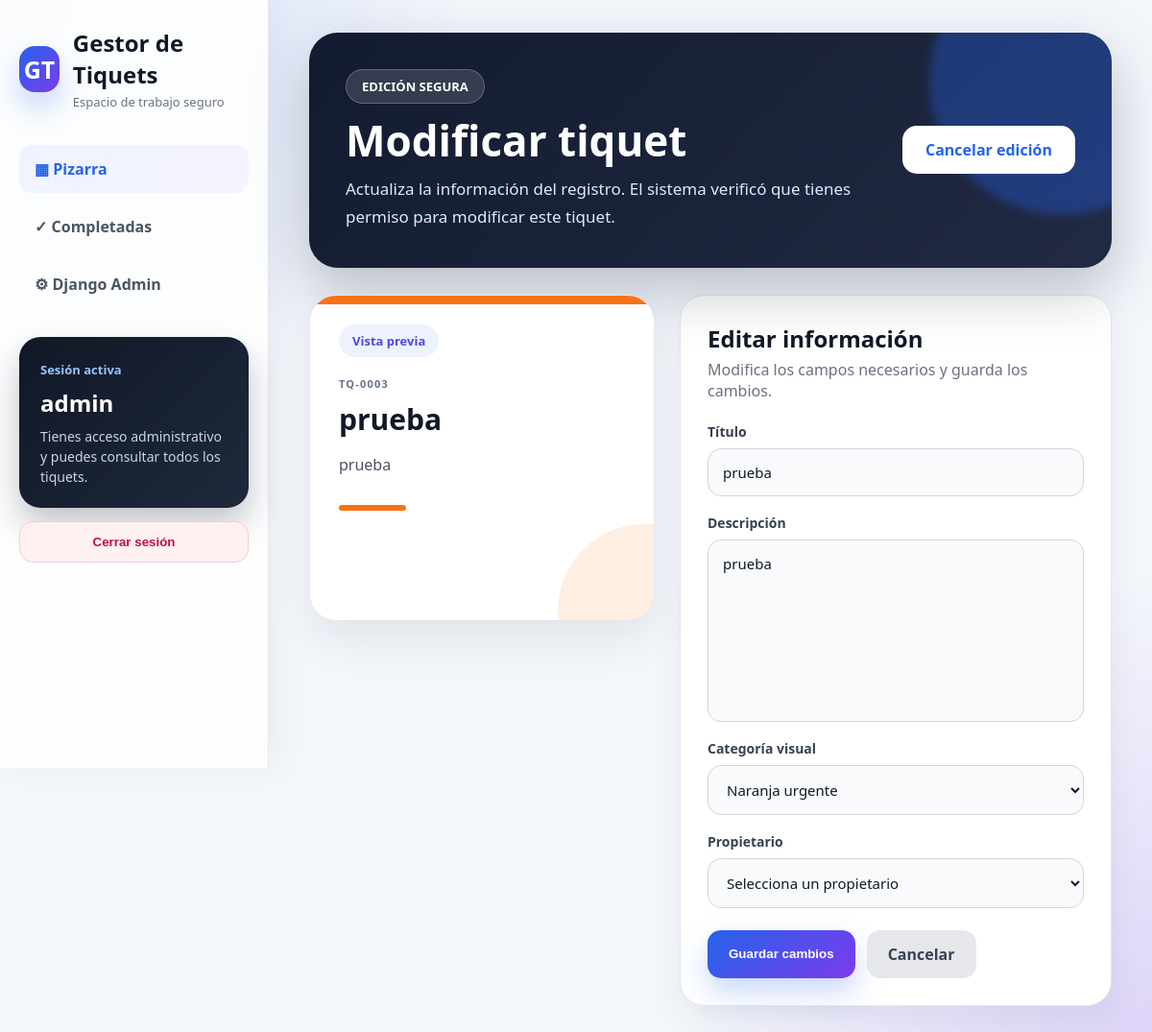
The app's page /tareas/3/editar/ (signed in), older data.
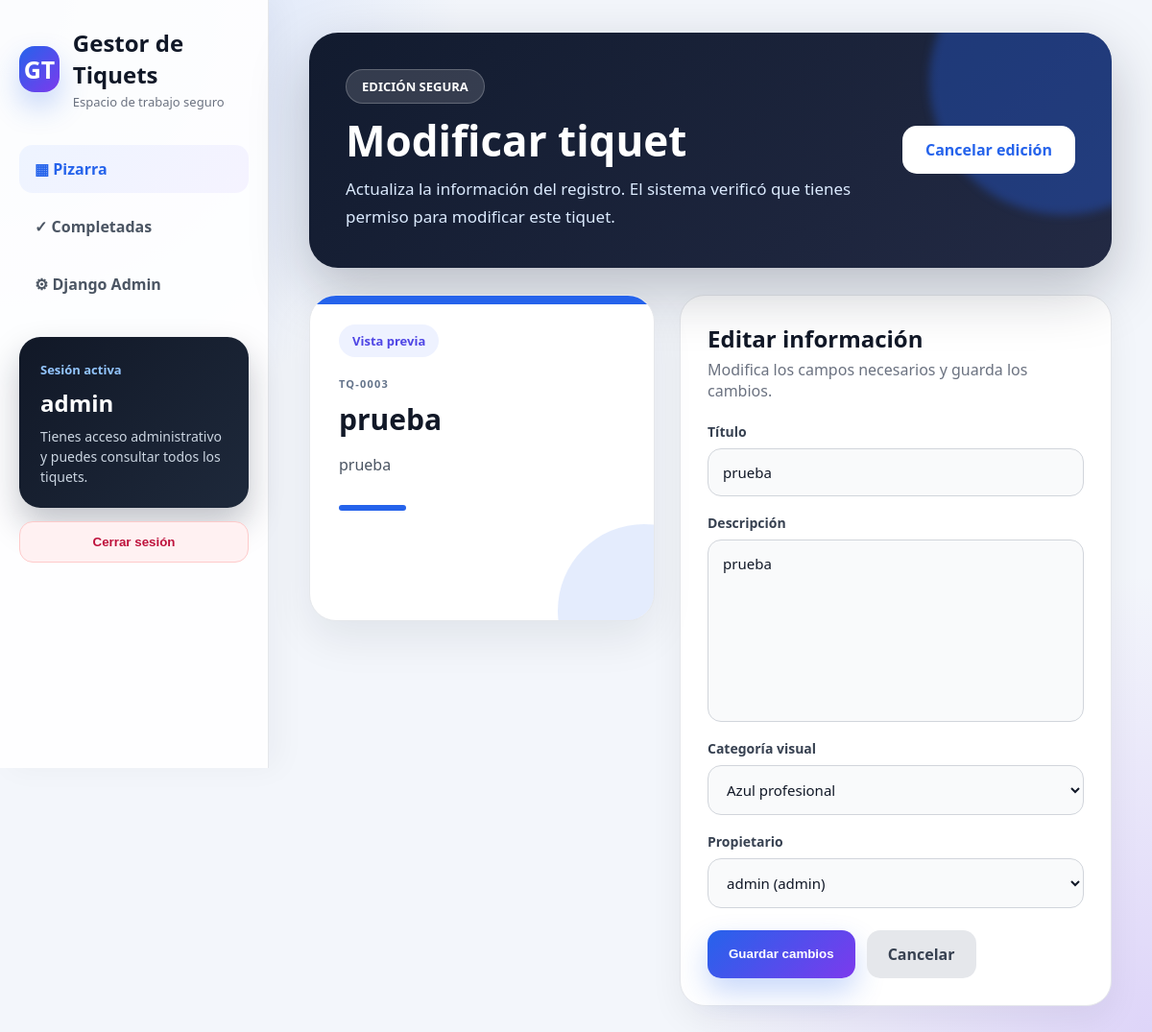
The same page, newer data.
### tareas/models.py (models this page shows, shortened)
class PostIt(models.Model):
    COLORES_CHOICES = [
        ("#2563eb", "Azul profesional"),
        ("#7c3aed", "Morado creativo"),
        ("#059669", "Verde progreso"),
        ("#f97316", "Naranja urgente"),
        ("#e11d48", "Rojo importante"),
    ]
    titulo = models.CharField(max_length=100)
    contenido = models.TextField(blank=True)
    color = models.CharField(
        max_length=7,
        choices=COLORES_CHOICES,
        default="#2563eb",
    )
    creado_el = models.DateTimeField(auto_now_add=True)
    completada = models.BooleanField(default=False)
    propietario = models.ForeignKey(
        settings.AUTH_USER_MODEL,
        on_delete=models.CASCADE,
        related_name="tareas",
        null=True,
        blank=True,
    )
    class Meta:
        ordering = ["-creado_el"]
        verbose_name = "Tiquet"
        verbose_name_plural = "Tiquets"

### tareas/views.py (the view, shortened to what this page needs)
@login_required
def editar_tarea(request, tarea_id):
    tarea = _obtener_tarea_permitida(
        request.user,
        tarea_id,
        completada=False,
    )
    propietario_seleccionado = str(
        tarea.propietario_id or ""
    )
    contexto = {
        "tarea": tarea,
        "colores": PostIt.COLORES_CHOICES,
        "usuarios": (
            _usuarios_asignables()
            if request.user.is_staff
            else []
        ),
        "propietario_seleccionado": propietario_seleccionado,
        **_contexto_resumen(request.user),
    }
    return render(request, "editar.html", contexto)

### tareas/views.py (called while the page is built)
def _tareas_permitidas(user):
    queryset = PostIt.objects.select_related("propietario")
    if user.is_staff:
        return queryset
    return queryset.filter(propietario=user)

def _obtener_tarea_permitida(user, tarea_id, **filtros):
    return get_object_or_404(
        _tareas_permitidas(user),
        pk=tarea_id,
        **filtros,
    )

def _contexto_resumen(user):
    queryset = _tareas_permitidas(user)
    return {
        "total_tareas": queryset.count(),
        "total_pendientes": queryset.filter(completada=False).count(),
        "total_completadas": queryset.filter(completada=True).count(),
    }

def _usuarios_asignables():
    return User.objects.filter(is_active=True).order_by("username")

### tareas/templates/editar.html (shortened to what this page needs)
{% extends 'base.html' %}
{% block content %}
<section class="hero-premium">
    <div>
        <span class="badge-premium">EDICIÓN SEGURA</span>
        <h1>Modificar tiquet</h1>
        <p>
            Actualiza la información del registro. El sistema verificó
            que tienes permiso para modificar este tiquet.
        </p>
    </div>
    <a href="{% url 'pizarra' %}" class="btn-principal">
        Cancelar edición
    </a>
</section>
<section class="editar-layout-premium">
    <aside
        class="preview-tarea-premium"
        id="previewTarea"
        style="--color-card: {{ tarea.color }};"
    >
        <span class="preview-label">Vista previa</span>
        <span class="codigo-tiquet">
            TQ-{{ tarea.id|stringformat:"04d" }}
        </span>
        <h2 id="previewTitulo">
            {{ tarea.titulo }}
        </h2>
        <p id="previewContenido">
            {% if tarea.contenido %}
                {{ tarea.contenido }}
            {% else %}
                Sin descripción registrada.
            {% endif %}
        </p>
        <div class="preview-barra"></div>
    </aside>
    <section class="form-card editar-form-card">
        <div class="form-title">
            <h2>Editar información</h2>
            <p>
                Modifica los campos necesarios y guarda los cambios.
            </p>
        </div>
        <form
            method="post"
            class="form-editar-premium"
            novalidate
        >
            <div class="campo">
                <label for="titulo">Título</label>
                <input
                    type="text"
                    id="titulo"
                    name="titulo"
                    value="{{ tarea.titulo }}"
                    maxlength="100"
                    required
                >
            </div>
            <div class="campo">
                <label for="contenido">Descripción</label>
                <textarea
                    id="contenido"
                    name="contenido"
                    rows="8"
                >{{ tarea.contenido }}</textarea>
            </div>
            <div class="campo">
                <label for="color">Categoría visual</label>
                <select id="color" name="color">
                    {% for valor, nombre in colores %}
                        <option
                            value="{{ valor }}"
                            {% if valor == tarea.color %}
                                selected
                            {% endif %}
                        >
                            {{ nombre }}
                        </option>
                    {% endfor %}
                </select>
            </div>
            {% if request.user.is_staff %}
                <div class="campo">
                    <label for="propietario">Propietario</label>
                    <select
                        id="propietario"
                        name="propietario"
                        required
                    >
                        <option value="">
                            Selecciona un propietario
                        </option>
                        {% for usuario in usuarios %}
                            <option
                                value="{{ usuario.id }}"
                                {% if usuario.id|stringformat:'s' == propietario_seleccionado %}
                                    selected
                                {% endif %}
                            >
                                {{ usuario.get_full_name|default:usuario.username }}
                                ({{ usuario.username }})
                            </option>
                        {% endfor %}
                    </select>
                </div>
            {% endif %}
            <div class="acciones-form-premium">
                <button type="submit" class="btn-agregar">
                    Guardar cambios
                </button>
                <a
                    href="{% url 'pizarra' %}"
                    class="btn-cancelar-premium"
                >
                    Cancelar
                </a>
            </div>
        </form>
    </section>
</section>
{% endblock %}

### tareas/templates/base.html (shortened to what this page needs)
{% load static %}
<!DOCTYPE html>
<html lang="es">
<head>
    <link rel="stylesheet" href="{% static 'css/estilos.css' %}">
    <link rel="stylesheet" href="{% static 'css/seguridad.css' %}">
</head>
<body class="app-premium">
    <div class="app-layout">
        <aside class="sidebar-premium" id="sidebarPrincipal">
            <div class="brand">
                <div class="brand-icon">GT</div>
                <div>
                    <h2>Gestor de Tiquets</h2>
                    <span>Espacio de trabajo seguro</span>
                </div>
            </div>
            <nav class="menu-premium">
                <a href="{% url 'pizarra' %}"
                   class="{% if request.resolver_match.url_name == 'pizarra' or request.resolver_match.url_name == 'editar_tarea' %}activo{% endif %}">
                    ▦ Pizarra
                </a>
                <a href="{% url 'historial_completadas' %}"
                   class="{% if request.resolver_match.url_name == 'historial_completadas' or request.resolver_match.url_name == 'detalle_completada' %}activo{% endif %}">
                    ✓ Completadas
                </a>
                {% if request.user.is_staff %}
                    <a href="{% url 'admin:index' %}" target="_blank" rel="noopener">
                        ⚙ Django Admin
                    </a>
                {% endif %}
            </nav>
            <div class="mini-card">
                <span>Sesión activa</span>
                <strong>{% firstof request.user.get_full_name request.user.username %}</strong>
                <p>
                    {% if request.user.is_staff %}
                        Tienes acceso administrativo y puedes consultar todos los tiquets.
                    {% else %}
                        Tu cuenta únicamente puede consultar sus propios tiquets.
                    {% endif %}
                </p>
            </div>
            <form method="post" action="{% url 'logout' %}" class="form-logout">
                <button type="submit" class="btn-logout">Cerrar sesión</button>
            </form>
        </aside>
        <main class="contenido-premium">
            {% block content %}{% endblock %}
        </main>
    </div>
</body>
</html>

### tareas/static/css/seguridad.css (style rules this page uses)
:root { --seg-primary: #2563eb; --seg-primary-dark: #1d4ed8; --seg-purple: #7c3aed; --seg-success: #059669; --seg-danger: #dc2626; --seg-text: #111827; --seg-muted: #64748b; --seg-border: #e2e8f0; --seg-surface: #ffffff; }
.form-logout { margin-top: 14px; }
.btn-logout { width: 100%; border: 1px solid #fecaca; background: #fff1f2; color: #be123c; padding: 13px 16px; border-radius: 14px; font-weight: 900; cursor: pointer; transition: 0.25s; }
.codigo-tiquet { display: block; color: #64748b; font-size: 11px; font-weight: 900; letter-spacing: 0.11em; margin-bottom: 9px; }

Row changes from the older to the newer data that the page shows:
changed PostIt "prueba": color "Naranja urgente" → "Azul profesional"
Text that changed along with them:
form field propietario: "Selecciona un propietario" → "admin (admin)"
